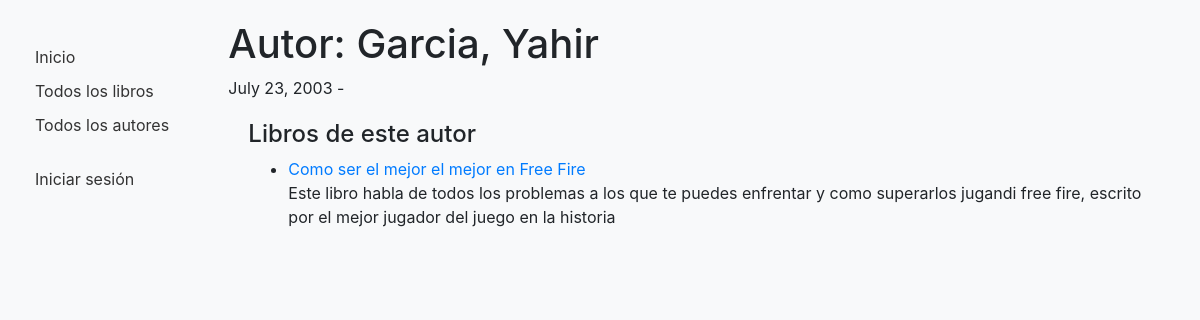
The app's page /catalog/author/1 with its own data.
### catalog/models.py (models this page shows, shortened)
class Author(models.Model):
    first_name = models.CharField(max_length=100)
    last_name = models.CharField(max_length=100)
    date_of_birth = models.DateField(null=True, blank=True)
    date_of_death = models.DateField('Died', null=True, blank=True)
    class Meta:
        ordering = ['last_name', 'first_name']

class Book(models.Model):
    title = models.CharField(max_length=200)
    author = models.ForeignKey('Author', on_delete=models.SET_NULL, null=True)
    summary = models.TextField(max_length=1000, help_text='Ingrese una breve descripción del libro')
    isbn = models.CharField('ISBN', max_length=13, help_text='13 Caracteres <a href="https://www.isbn-international.org/content/what-isbn">ISBN number</a>')
    genre = models.ManyToManyField(Genre, help_text='Seleccione un género para este libro')
    def get_absolute_url(self):
        return reverse('book-detail', args=[str(self.id)])
    def display_genre(self):
        return ', '.join(genre.name for genre in self.genre.all()[:3])
    display_genre.short_description = 'Genre'

### catalog/views.py (the view)
# urls.py: path('author/<int:pk>', views.AuthorDetailView.as_view(), name='author-detail'),
class AuthorDetailView(generic.DetailView):
    model = Author

### catalog/templates/catalog/author_detail.html
{% extends "catalog/base_generic.html" %}
{% block content %}
  <h1>Autor: {{ author.last_name }}, {{ author.first_name }}</h1>
  <p>{{ author.date_of_birth }} - {% if author.date_of_death %}{{ author.date_of_death }}{% endif %}</p>
  <div style="margin-top:20px;margin-left:20px">
    <h4>Libros de este autor</h4>
    <ul>
      {% for book in author.book_set.all %}
        <li>
          <a href="{{ book.get_absolute_url }}">{{ book.title }}</a>
          <p>{{ book.summary }}</p>
        </li>
      {% empty %}
        <p>Este autor no tiene libros registrados todavía.</p>
      {% endfor %}
    </ul>
  </div>
{% endblock %}

### catalog/static/css/styles.css (style rules this page uses)
body { padding: 20px; background-color: #f8f9fa; }

### records on screen
Author: last_name "Garcia", first_name "Yahir", date_of_birth "July 23, 2003"
Book: title "Como ser el mejor el mejor en Free Fire", summary "Este libro habla de todos los problemas a los que te puedes enfrentar y como superarlos jugandi free fire, escrito por el mejor jugador del juego en la historia"
